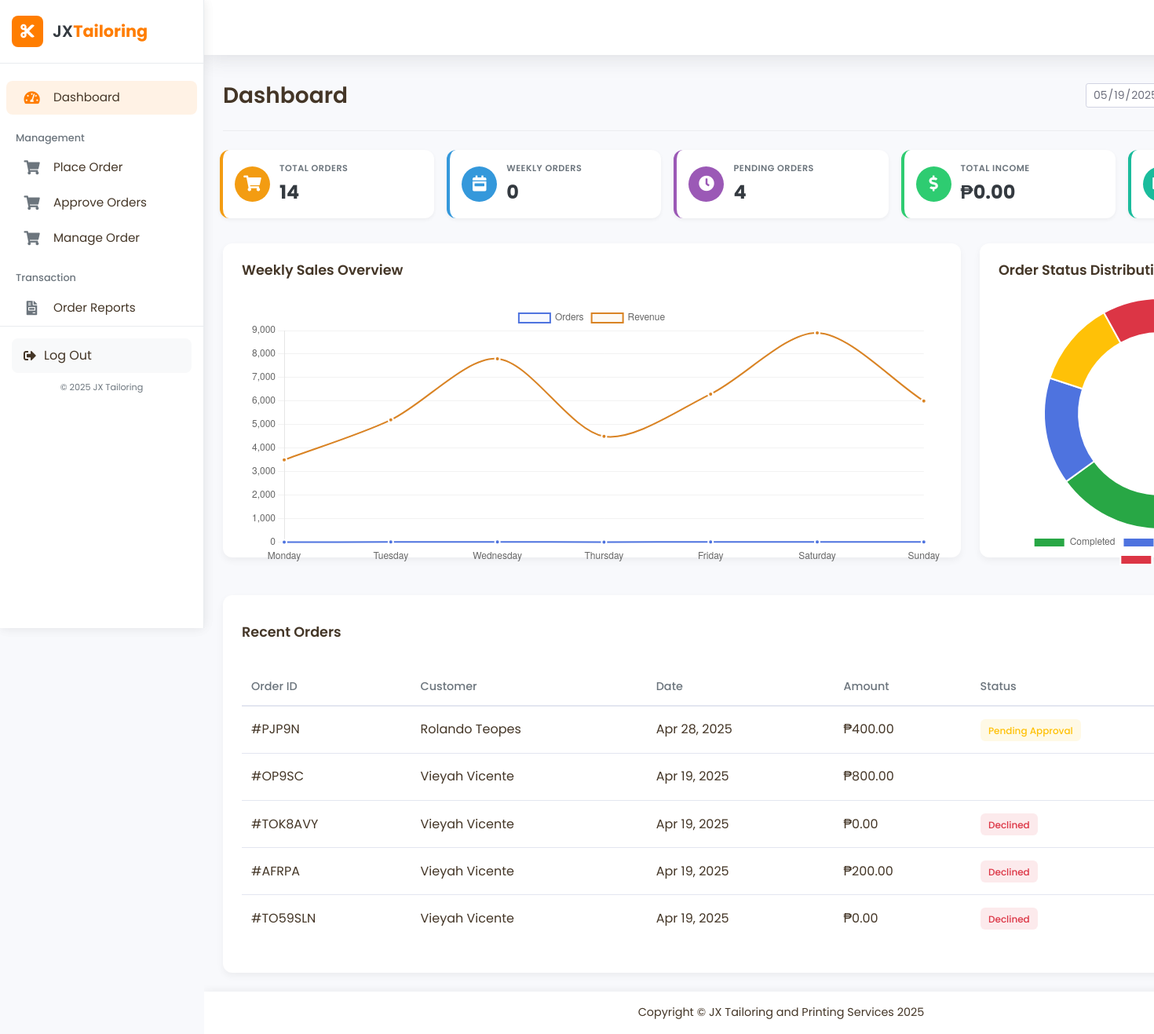
The app's page /staff/dashboard.php (signed in), older data.
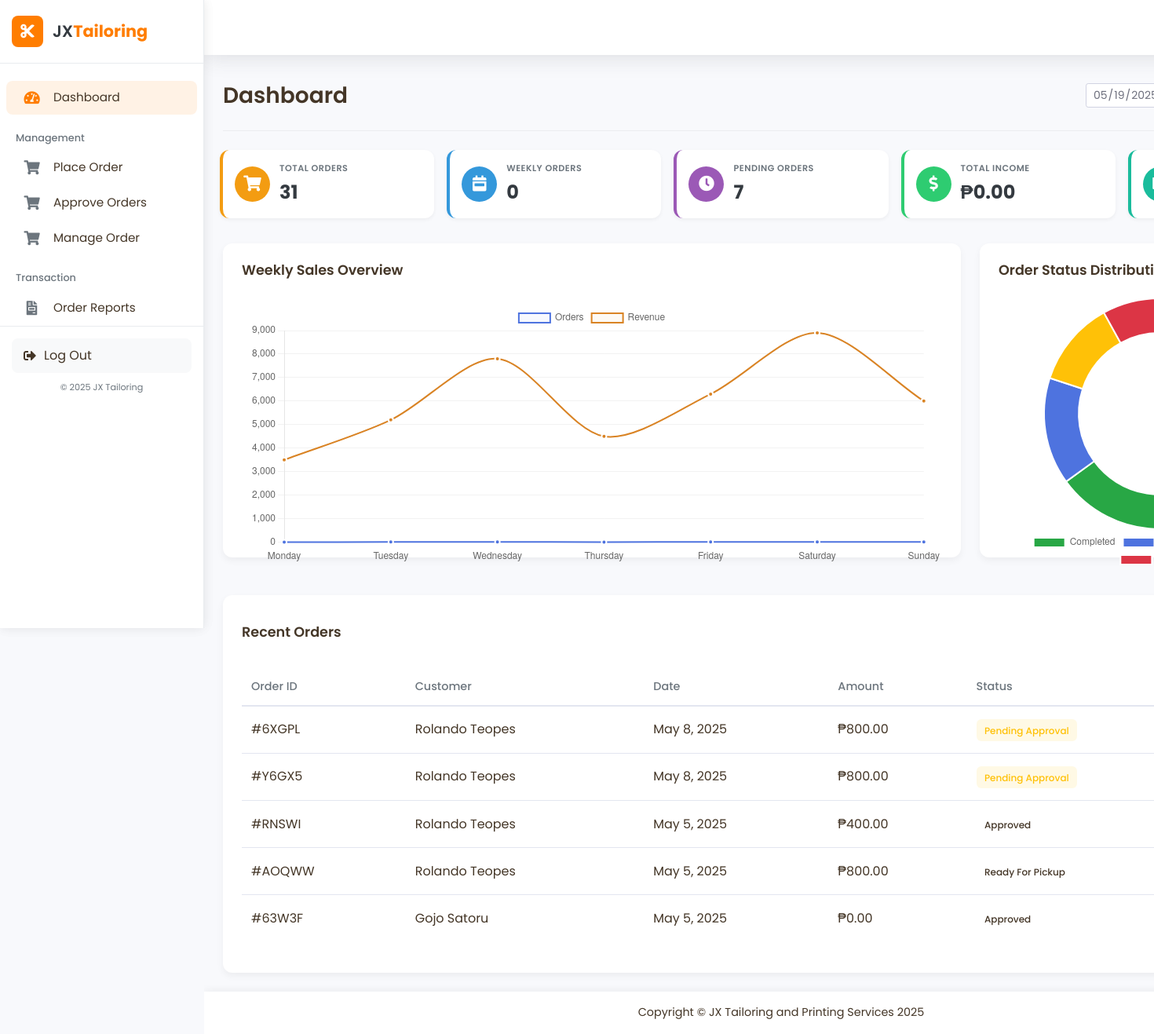
The same page, newer data.
### tables this page shows
CREATE TABLE `orders` (
  `order_id` varchar(10) NOT NULL,
  `customer_id` int(11) NOT NULL,
  `order_type` enum('tailoring','sublimation') NOT NULL,
  `total_amount` decimal(10,2) NOT NULL,
  `downpayment_amount` decimal(10,2) NOT NULL,
  `payment_method` enum('cash','gcash') NOT NULL,
  `payment_status` enum('pending','downpayment_paid','fully_paid') DEFAULT 'pending',
  `order_status` enum('pending_approval','declined','approved','in_process','ready_for_pickup','completed') DEFAULT 'pending_approval',
  `staff_id` int(11) DEFAULT NULL,
  `manager_id` int(11) DEFAULT NULL,
  `notes` text DEFAULT NULL,
  `created_at` timestamp NOT NULL DEFAULT current_timestamp(),
  `updated_at` timestamp NOT NULL DEFAULT current_timestamp() ON UPDATE current_timestamp(),
  `screenshot_path` varchar(255) DEFAULT NULL,
  `status_history` text DEFAULT NULL
);

CREATE TABLE `customers` (
  `customer_id` int(11) NOT NULL,
  `username` varchar(50) NOT NULL,
  `password` varchar(255) NOT NULL,
  `email` varchar(100) NOT NULL,
  `first_name` varchar(50) NOT NULL,
  `last_name` varchar(50) NOT NULL,
  `phone_number` varchar(20) DEFAULT NULL,
  `address` text DEFAULT NULL,
  `created_at` timestamp NOT NULL DEFAULT current_timestamp(),
  `updated_at` timestamp NOT NULL DEFAULT current_timestamp() ON UPDATE current_timestamp()
);

### staff/dashboard.php (the view, shortened to what the changed rows need)
<?php
include_once '../db.php';
$total_orders_query = "SELECT COUNT(*) as total FROM orders";
$total_orders_result = $conn->query($total_orders_query);
$total_orders = $total_orders_result->fetch_assoc()['total'];
$pending_orders_query = "SELECT COUNT(*) as pending FROM orders
                         WHERE order_status = 'pending_approval' OR order_status = 'pending_payment'";
$pending_orders_result = $conn->query($pending_orders_query);
$pending_orders = $pending_orders_result->fetch_assoc()['pending'];
?>
<!DOCTYPE html>
<html lang="en">
<head>
    <link href="vendor/fontawesome-free/css/all.min.css" rel="stylesheet">
    <link rel="stylesheet" href="https://cdn.jsdelivr.net/npm/bootstrap-icons@1.10.0/font/bootstrap-icons.css">
    <link href="css/sb-admin-2.min.css" rel="stylesheet">
</head>
<body id="page-top">
    <div id="wrapper">
        <?php include 'sidebar.php'; ?>
        <div id="content-wrapper" class="d-flex flex-column">
            <div id="content">
                <nav class="navbar navbar-expand navbar-light topbar mb-4 static-top shadow">
                    <ul class="navbar-nav ml-auto">
                        <?php include 'notification.php'; ?>
                    </ul>
                </nav>
                <div class="container-fluid">
                    <div class="d-sm-flex align-items-center justify-content-between page-header">
                        <h1 class="h3 mb-0">Dashboard</h1>
                    </div>
                    <div class="row stat-cards-row">
                        <div class="col stat-card-container">
                            <div class="stat-card" id="total-orders">
                                <div class="stat-content">
                                    <div class="stat-label">TOTAL ORDERS</div>
                                    <div class="stat-value"><?php echo number_format($total_orders); ?></div>
                                </div>
                            </div>
                        </div>
                        <div class="col stat-card-container">
                            <div class="stat-card" id="pending-orders">
                                <div class="stat-content">
                                    <div class="stat-label">PENDING ORDERS</div>
                                    <div class="stat-value"><?php echo number_format($pending_orders); ?></div>
                                </div>
                            </div>
                        </div>
                    </div>
                    <div class="row">
                        <div class="col-12">
                            <div class="table-container">
                                <div class="table-responsive">
                                    <table class="table order-table">
                                        <thead>
                                            <tr>
                                                <th>Order ID</th>
                                                <th>Customer</th>
                                                <th>Date</th>
                                                <th>Amount</th>
                                                <th>Status</th>
                                            </tr>
                                        </thead>
                                        <tbody>
                                            <?php
                                            $recent_orders_query = "SELECT o.*, c.first_name, c.last_name
                                                                FROM orders o
                                                                JOIN customers c ON o.customer_id = c.customer_id
                                                                ORDER BY o.created_at DESC LIMIT 5";
                                            $recent_orders_result = $conn->query($recent_orders_query);
                                            if ($recent_orders_result && $recent_orders_result->num_rows > 0) {
                                                while ($order = $recent_orders_result->fetch_assoc()) {
                                                    $status_class = '';
                                                    switch($order['order_status']) {
                                                        case 'pending_approval':
                                                        case 'pending_payment':
                                                            $status_class = 'status-pending';
                                                            break;
                                                        case 'cancelled':
                                                        case 'declined':
                                                            $status_class = 'status-cancelled';
                                                            break;
                                                    }
                                                    echo '<tr>';
                                                    echo '<td>#' . htmlspecialchars($order['order_id']) . '</td>';
                                                    echo '<td>' . htmlspecialchars($order['first_name'] . ' ' . $order['last_name']) . '</td>';
                                                    echo '<td>' . date('M j, Y', strtotime($order['created_at'])) . '</td>';
                                                    echo '<td>₱' . number_format($order['total_amount'], 2) . '</td>';
                                                    echo '<td><span class="status-badge ' . $status_class . '">' .
                                                         ucwords(str_replace('_', ' ', $order['order_status'])) . '</span></td>';
                                                    echo '</tr>';
                                                }
                                            } else {
                                                echo '<tr><td colspan="6" class="text-center">No recent orders found</td></tr>';
                                            }
                                            ?>
                                        </tbody>
                                    </table>
                                </div>
                            </div>
                        </div>
                    </div>
                </div>
            </div>
        </div>
    </div>
</body>
</html>

Row changes from the older to the newer data that the page shows:
no longer on this page (row edited): orders: order_id "PJP9N", customer.last_name "Rolando Teopes", created_at "Apr 28, 2025", total_amount "400.00", order_status "Pending Approval"
no longer on this page (row unchanged): orders: order_id "OP9SC", customer.last_name "Vieyah Vicente", created_at "Apr 19, 2025", total_amount "800.00"
no longer on this page (row unchanged): orders: order_id "TOK8AVY", customer.last_name "Vieyah Vicente", created_at "Apr 19, 2025", total_amount "0.00", order_status "Declined"
no longer on this page (row unchanged): orders: order_id "AFRPA", customer.last_name "Vieyah Vicente", created_at "Apr 19, 2025", total_amount "200.00", order_status "Declined"
no longer on this page (row unchanged): orders: order_id "TO59SLN", customer.last_name "Vieyah Vicente", created_at "Apr 19, 2025", total_amount "0.00", order_status "Declined"
added orders: order_id "6XGPL", customer.last_name "Rolando Teopes", created_at "May 8, 2025", total_amount "800.00", order_status "Pending Approval"
added orders: order_id "Y6GX5", customer.last_name "Rolando Teopes", created_at "May 8, 2025", total_amount "800.00", order_status "Pending Approval"
added orders: order_id "RNSWI", customer.last_name "Rolando Teopes", created_at "May 5, 2025", total_amount "400.00", order_status "Approved"
added orders: order_id "AOQWW", customer.last_name "Rolando Teopes", created_at "May 5, 2025", total_amount "800.00", order_status "Ready For Pickup"
added orders: order_id "63W3F", customer.last_name "Gojo Satoru", created_at "May 5, 2025", total_amount "0.00", order_status "Approved"
Text that changed along with them:
$total_orders: "14" → "31"
$pending_orders: "4" → "7"
